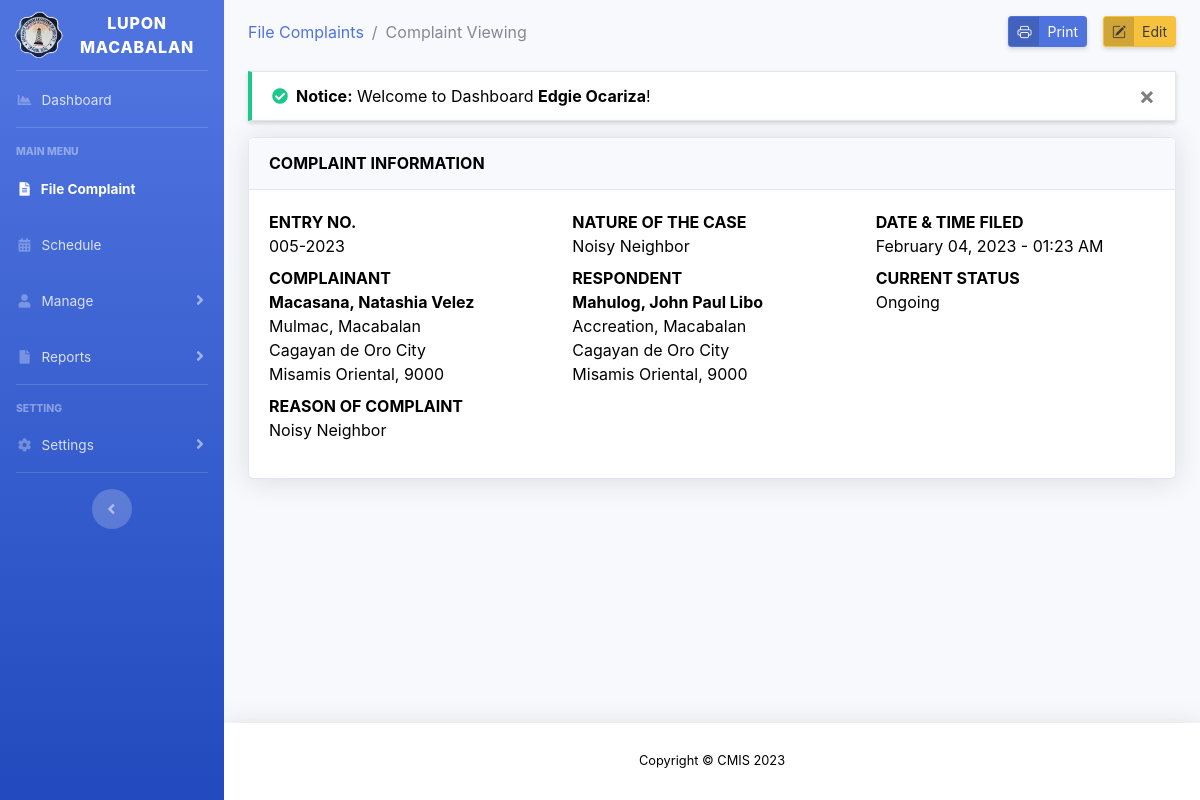
Page /view-file-complaint.php?id=005-2023 (signed in) on the committed database.
### tables this page shows
CREATE TABLE `tbl_file_complaint` (
  `fc_id` varchar(50) NOT NULL,
  `comp_id` int(15) NOT NULL,
  `resp_id` int(15) NOT NULL,
  `com_id` int(15) NOT NULL,
  `fc_statement` text NOT NULL,
  `status_id` tinyint(3) NOT NULL DEFAULT 1,
  `fc_type` tinyint(3) NOT NULL DEFAULT 0 COMMENT '[0] = Resident\r\n[1] = Non Resident',
  `fc_regdatetime` timestamp NOT NULL DEFAULT current_timestamp(),
  `fc_moddatetime` timestamp NOT NULL DEFAULT current_timestamp() ON UPDATE current_timestamp(),
  PRIMARY KEY (`fc_id`),
  KEY `comp_id` (`comp_id`,`resp_id`,`com_id`,`status_id`)
);

CREATE TABLE `tbl_complaint_type` (
  `com_id` int(15) NOT NULL AUTO_INCREMENT,
  `com_name` varchar(100) NOT NULL,
  `com_details` text NOT NULL,
  `com_regdatetime` timestamp NOT NULL DEFAULT current_timestamp(),
  PRIMARY KEY (`com_id`)
);

CREATE TABLE `tbl_residents` (
  `res_id` int(15) unsigned NOT NULL AUTO_INCREMENT,
  `res_fname` varchar(50) NOT NULL,
  `res_mname` varchar(50) NOT NULL,
  `res_lname` varchar(50) NOT NULL,
  `res_suffix` varchar(5) NOT NULL,
  `res_birthday` date NOT NULL,
  `res_age` int(3) NOT NULL,
  `res_gender` text NOT NULL,
  `res_cstatus` text NOT NULL,
  `zone_id` int(11) NOT NULL,
  `res_contact` varchar(11) NOT NULL,
  `res_regDateTime` timestamp NOT NULL DEFAULT current_timestamp(),
  `res_moddatetime` timestamp NOT NULL DEFAULT current_timestamp() ON UPDATE current_timestamp(),
  PRIMARY KEY (`res_id`),
  KEY `zone_id` (`zone_id`)
);

CREATE TABLE `tbl_zone` (
  `zone_id` int(11) unsigned NOT NULL AUTO_INCREMENT,
  `zone_name` varchar(50) NOT NULL,
  `zone_description` text NOT NULL,
  `zone_regdatetime` timestamp NOT NULL DEFAULT current_timestamp(),
  PRIMARY KEY (`zone_id`)
);

CREATE TABLE `tbl_status` (
  `status_id` int(11) unsigned NOT NULL AUTO_INCREMENT,
  `status_name` varchar(50) NOT NULL,
  `status_description` text NOT NULL,
  `status_regdatetime` timestamp NOT NULL DEFAULT current_timestamp(),
  PRIMARY KEY (`status_id`)
);

### view-file-complaint.php (the view, shortened to what this page needs)
<?php
include 'layouts/header.php';
include 'config/connection.php';
$id = $_GET['id'];
$row = $connection->query("SELECT * FROM tbl_file_complaint fc, tbl_complaint_type ct, tbl_status s, tbl_residents r, tbl_zone z WHERE fc.fc_id = '$id' AND fc.com_id = ct.com_id AND fc.status_id = s.status_id AND fc.resp_id = r.res_id AND r.zone_id = z.zone_id")->fetch_assoc();
$resp_fullname = $row['res_lname'] . ', ' . $row['res_fname'] . ' ' . $row['res_mname'];
$resp_address = $row['zone_name'] . ', ' . "Macabalan<br>Cagayan de Oro City<br>Misamis Oriental, 9000";
if ($row['fc_type'] == 0) {
    $comp = $connection->query("SELECT * FROM tbl_residents r, tbl_zone z WHERE r.res_id =  '{$row["comp_id"]}' AND r.zone_id = z.zone_id")->fetch_assoc();
    $comp_fullname = $comp['res_lname'] . ', ' . $comp['res_fname'] . ' ' . $comp['res_mname'];
    $comp_address = $comp['zone_name'] . ', ' . "Macabalan<br>Cagayan de Oro City<br>Misamis Oriental, 9000";
}
?>
<div id="content">
    <div class="container-fluid">
        <div class="d-sm-flex align-items-center mb-4">
            <div class="breadcrumb-item"><a href="file-complaint.php">File Complaints</a></div>
            <div class="breadcrumb-item active">Complaint Viewing</div>
            <button href="#" class="ml-auto btn btn-sm btn-primary btn-icon-split shadow-sm" id="print">
                <span class="icon">
                    <i class="bi bi-printer"></i>
                </span>
                <span class="text">Print</span>
            </button>
            <a href="#" id="edit" class="ml-3 btn btn-sm text-gray-900 btn-warning btn-icon-split shadow-sm" data-toggle="modal" data-target="#editResidentModal">
                <span class="icon">
                    <i class="bi bi-pencil-square"></i>
                </span>
                <span class="text">Edit</span>
            </a>
        </div>
        <?php include 'config/message.php'; ?>
        <div id="printThis">
            <div class="card shadow mb-4">
                <div class="card-header py-3">
                    <h6 class="m-0 font-weight-bold card-title">COMPLAINT INFORMATION</h6>
                </div>
                <div class="card-body">
                    <dl>
                        <div class="row">
                            <div class="col-md-4">
                                <dt>ENTRY NO.</dt>
                                <dd><?= $row['fc_id'] ?></dd>
                            </div>
                            <div class="col-md-4">
                                <dt>NATURE OF THE CASE</dt>
                                <dd><?= $row['com_name'] ?></dd>
                            </div>
                            <div class="col-md-4">
                                <dt>DATE & TIME FILED</dt>
                                <dd><?= date('F d, Y - h:i A', strtotime($row['fc_regdatetime'])) ?></dd>
                            </div>
                        </div>
                        <div class="row">
                            <div class="col-md-4">
                                <dt>COMPLAINANT</dt>
                                <dd><?= "<strong>" . $comp_fullname . "</strong><br>" . $comp_address ?></dd>
                            </div>
                            <div class="col-md-4">
                                <dt>RESPONDENT</dt>
                                <dd><?= "<strong>" . $resp_fullname . '</strong><br>' . $resp_address ?></dd>
                            </div>
                            <div class="col-md-4">
                                <dt>CURRENT STATUS</dt>
                                <dd><?= $row['status_name'] ?></dd>
                            </div>
                        </div>
                        <dt>REASON OF COMPLAINT</dt>
                        <dd class="statement"><?= $row['fc_statement'] ?></dd>
                    </dl>
                </div>
            </div>
        </div>
    </div>
</div>
<?php
include 'layouts/footer.php';
?>

### layouts/header.php (style rules this page uses)
body { color: black !important; }
#content { margin-top: 1rem; }
body { background-color: black !important; }

### rows in the picture
tbl_file_complaint: fc_id "005-2023", com.com_name "Noisy Neighbor", fc_regdatetime "February 04, 2023 - 01:23 AM", tbl_residents.res_lname+res_fname+res_mname "Mahulog, John Paul Libo", tbl_zone.zone_name "Accreation", status.status_name "Ongoing", fc_statement "Noisy Neighbor"
tbl_residents: comp_fullname "Macasana, Natashia Velez", zone.zone_name "Mulmac"

### other values in the picture
$_SESSION['message_success'] "Welcome to Dashboard Edgie Ocariza !"
